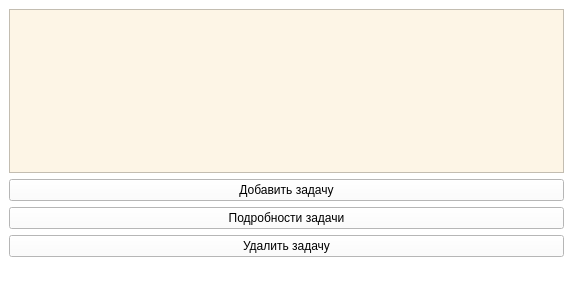
<?xml version="1.0" encoding="UTF-8"?>
<ui version="4.0">
 <class>MainWindow</class>
 <widget class="QMainWindow" name="MainWindow">
  <property name="geometry">
   <rect>
    <x>0</x>
    <y>0</y>
    <width>573</width>
    <height>288</height>
   </rect>
  </property>
  <property name="mouseTracking">
   <bool>false</bool>
  </property>
  <property name="tabletTracking">
   <bool>false</bool>
  </property>
  <property name="windowTitle">
   <string>MainWindow</string>
  </property>
  <property name="styleSheet">
   <string notr="true">background-color:white</string>
  </property>
  <widget class="QWidget" name="centralwidget">
   <layout class="QVBoxLayout" name="verticalLayout">
    <item>
     <widget class="QListWidget" name="tasksListWidget">
      <property name="styleSheet">
       <string notr="true">background-color:OldLace</string>
      </property>
     </widget>
    </item>
    <item>
     <widget class="QPushButton" name="addTaskButton">
      <property name="text">
       <string>Добавить задачу</string>
      </property>
     </widget>
    </item>
    <item>
     <widget class="QPushButton" name="detailsTaskButton">
      <property name="text">
       <string>Подробности задачи</string>
      </property>
     </widget>
    </item>
    <item>
     <widget class="QPushButton" name="deleteTaskButton">
      <property name="text">
       <string>Удалить задачу</string>
      </property>
     </widget>
    </item>
   </layout>
  </widget>
  <widget class="QMenuBar" name="menubar">
   <property name="geometry">
    <rect>
     <x>0</x>
     <y>0</y>
     <width>573</width>
     <height>22</height>
    </rect>
   </property>
  </widget>
  <widget class="QStatusBar" name="statusbar"/>
 </widget>
 <resources/>
 <connections/>
</ui>
